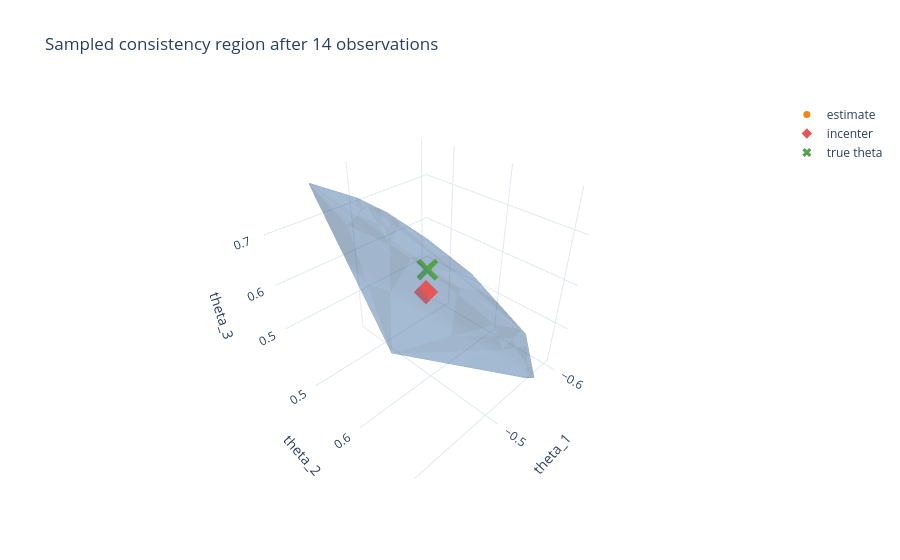

Write notebook code for a chart like this one.
### Code cell
figure = plot_cone_3d(
    problem, result.geometry_history[-1], true_theta=theta_true, samples=3000, seed=31
)
figure.show()

### Figure 1 — Plotly figure (JSON) as saved in the notebook; plotly's stock layout.template omitted (floating-point values rounded to 4 significant figures)
{"data": [{"color": "#4C78A8", "i": [7, 12, 3, 3, 13, 13, 13, 21, 21, 21, 2, 2, 11, 11, 6, 6, 6, 6, 6, 6, 9, 9, 9, 5, 5, 1, 14, 14, 17, 17, 17, 17, 17, 17, 17, 19, 19, 19, 19, 19], "j": [20, 7, 7, 12, 12, 8, 3, 10, 7, 7, 4, 8, 2, 2, 3, 13, 13, 11, 4, 11, 2, 10, 2, 20, 21, 9, 21, 5, 9, 1, 1, 4, 4, 5, 5, 5, 14, 14, 9, 9], "k": [0, 18, 0, 7, 18, 18, 12, 18, 18, 20, 15, 18, 8, 4, 0, 3, 8, 8, 0, 4, 15, 18, 18, 0, 20, 15, 10, 21, 16, 9, 15, 0, 15, 0, 16, 16, 5, 10, 10, 16], "name": "sampled feasible region", "opacity": 0.3, "type": "mesh3d", "x": [-0.6019, -0.5196, -0.5066, -0.589, -0.5687, -0.492, -0.5976, -0.5692, -0.5486, -0.4844, -0.4555, -0.5631, -0.5521, -0.5373, -0.4818, -0.5398, -0.5079, -0.514, -0.4115, -0.4951, -0.4543, -0.4528], "y": [0.6623, 0.5158, 0.5839, 0.6772, 0.5888, 0.4762, 0.6571, 0.7111, 0.6532, 0.5494, 0.5213, 0.6327, 0.7109, 0.6808, 0.4934, 0.5399, 0.4946, 0.4997, 0.6618, 0.491, 0.4536, 0.456], "z": [0.4462, 0.6811, 0.6343, 0.441, 0.5744, 0.7288, 0.4594, 0.4127, 0.5218, 0.6808, 0.7217, 0.5316, 0.4356, 0.4978, 0.7242, 0.6458, 0.7053, 0.6972, 0.6266, 0.7168, 0.7667, 0.7662]}, {"marker": {"color": "#F58518", "size": 7}, "mode": "markers", "name": "estimate", "type": "scatter3d", "x": [-0.4845], "y": [0.6111], "z": [0.6259]}, {"marker": {"color": "#E45756", "size": 8, "symbol": "diamond"}, "mode": "markers", "name": "incenter", "type": "scatter3d", "x": [-0.4845], "y": [0.6111], "z": [0.6259]}, {"marker": {"color": "#54A24B", "size": 8, "symbol": "x"}, "mode": "markers", "name": "true theta", "type": "scatter3d", "x": [-0.5066], "y": [0.5839], "z": [0.6343]}], "layout": {"scene": {"aspectmode": "cube", "xaxis": {"title": {"text": "theta_1"}}, "yaxis": {"title": {"text": "theta_2"}}, "zaxis": {"title": {"text": "theta_3"}}}, "title": {"text": "Sampled consistency region after 14 observations"}}}
